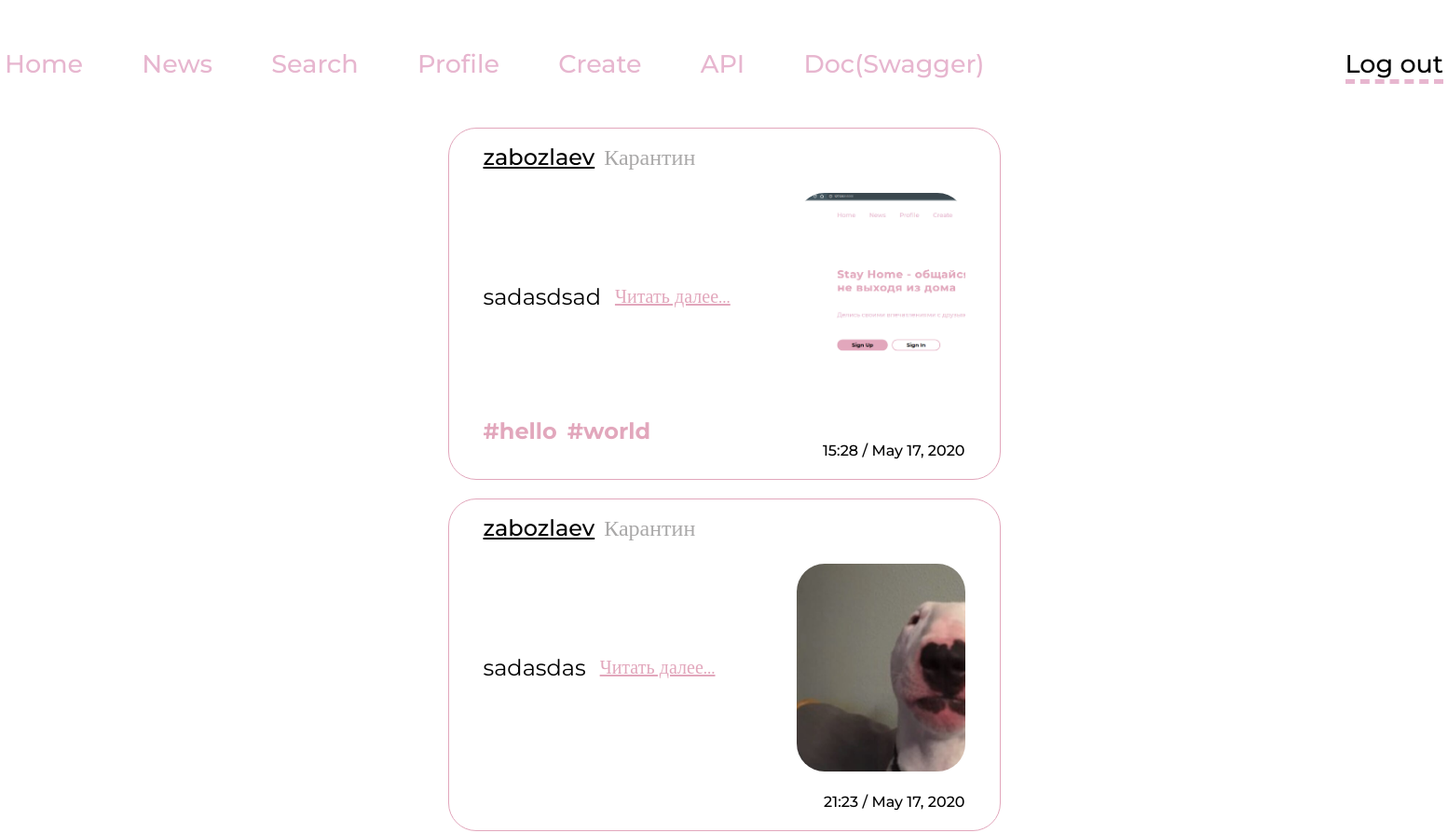
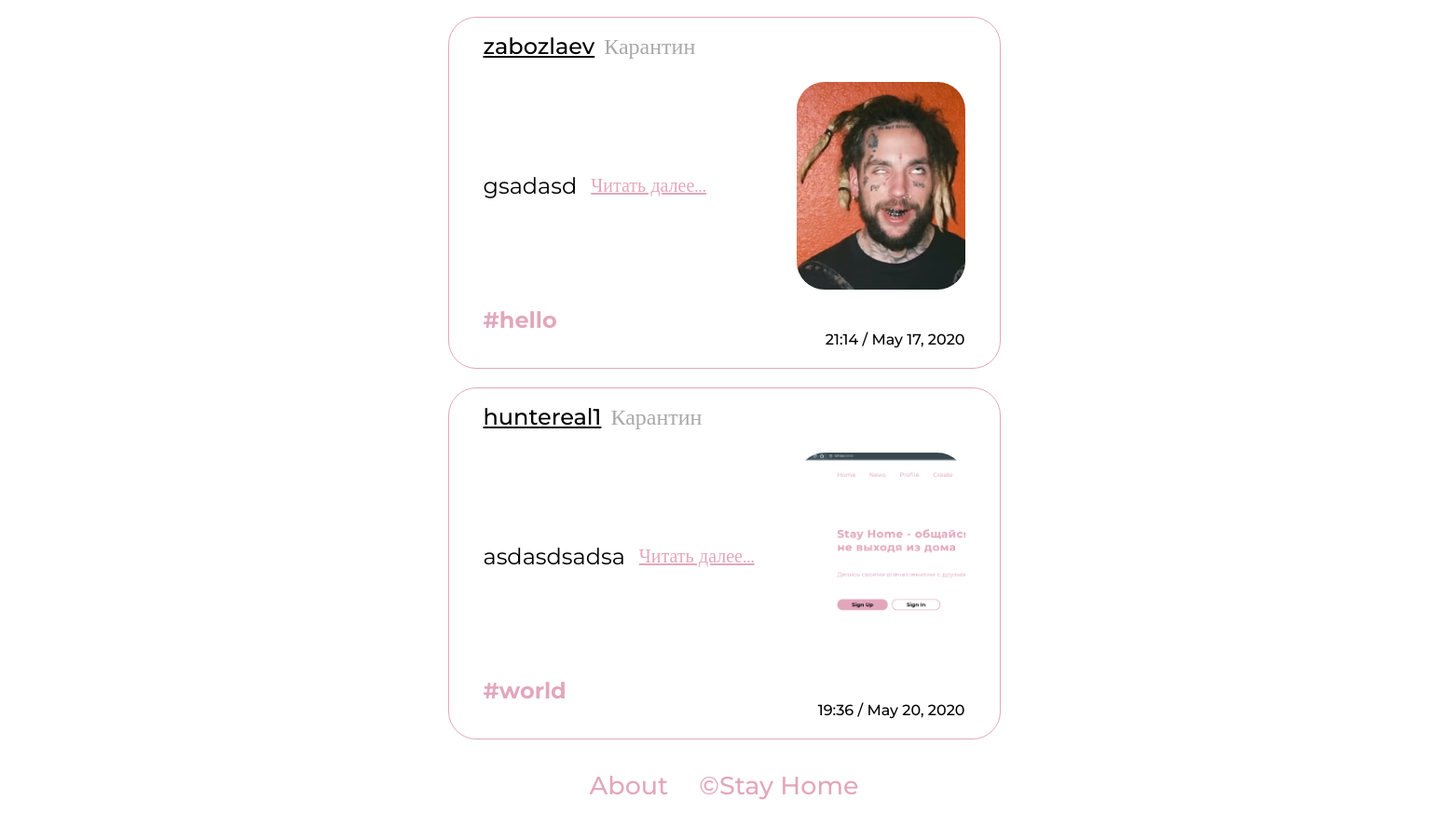
Page /saved (signed in) on the committed database (2 pictures, top to bottom).
### posts/models.py (models this page shows, shortened)
class SavedPosts(models.Model):
    author = models.ForeignKey(User, on_delete=models.CASCADE)
    post = models.ForeignKey(Post, on_delete=models.CASCADE)
    created_date = models.DateTimeField(auto_now_add=True)

class Post(models.Model):
    author = models.ForeignKey(User, on_delete=models.CASCADE)
    title = models.CharField(max_length=50)
    content = models.TextField()
    slug = models.SlugField()
    created_date = models.DateTimeField(auto_now_add=True)
    article_image = models.ImageField(blank=True)
    category = models.ForeignKey(Category, on_delete=models.CASCADE)
    tags = models.ManyToManyField(Tag)

class Category(models.Model):
    name = models.CharField(max_length=50)
    def __str__(self):
        return self.name

class Tag(models.Model):
    name = models.CharField(max_length=50, unique=True)
    def __str__(self):
        return self.name

### posts/views.py (the view)
# urls.py: path('saved', SavedView.as_view()),
class SavedView(LoginRequiredMixin, ListView):
    model = SavedPosts
    paginate_by = 4
    template_name = 'posts/saved.html'
    ordering = ['-post.created_date']
    def get_queryset(self):
        return SavedPosts.objects.filter(author=self.request.user)

### posts/templates/posts/saved.html (shortened to what this page needs)
{% extends 'base.html' %}
{% block content %}
    <div class="container">
        <div class="saved">
            <div class="saved-content">
                {% for data in object_list %}
                    <div class="post post_news">
                        <div class="post-header">
                            <a class="post__title" href="/profile?user_id={{ data.post.author_id }}">{{ data.post.author.username }}</a>
                            <span class="post__category">{{ data.post.category }}</span>
                        </div>
                        <div class="post__content">
                            <p class="post__content-text">{{ data.post.content|truncatechars:100 }} <a href="/news/{{ data.post.pk }}"
                                                                                                  class="post__link">Читать далее...</a></p>
                            {% if data.post.article_image  %}
                                <div class="post__content-image" style="background-image: url({{  data.post.article_image.url }})"></div>
                            {% endif %}
                        </div>
                        <div class="post__tags">
                                {% for tag in data.post.tags.all %}
                                    <span class="post__tag">
                                        #{{ tag }}
                                    </span>
                                {% endfor %}
                        </div>
                        <time class="post__date">{{ data.post.created_date|date:"H:i / M d, Y" }}</time>
                    </div>
                {% endfor %}
            </div>
        </div>
    </div>
{% endblock %}

### static/css/nav.css (style rules this page uses)
body { font-family: 'Montserrat'; }

### static/css/main.css (style rules this page uses)
* { box-sizing: border-box; }
html { display: flex; flex-direction: column; }
body { display: flex; flex-direction: column; min-height: 100vh; }
.container { width: 1544px; margin: 0 auto; }

### static/css/post.css (style rules this page uses)
.post { width: 593px; padding: 20px 37px; border: 1px solid #E2A7BC; box-sizing: border-box; border-radius: 30px; display: flex; flex-direction: column; }
.post:not(:last-of-type) { margin-bottom: 20px; }
.post__title { margin-bottom: 28px; font-style: normal; font-weight: 500; font-size: 24px; line-height: 21px; color: #000000; margin-right: 10px; }
.post__content { display: flex; flex-wrap: nowrap; justify-content: space-between; margin-bottom: 22px; }
.post__content-text { font-style: normal; font-weight: normal; font-size: 24px; line-height: 21px; max-width: 312px; display: flex; align-items: center; color: #000000; }
.post__date { text-align: right; font-weight: 500; font-size: 16px; line-height: 21px; color: #000000; }
.post__content-image { width: 181px; height: 223px; border-radius: 30px; background-size: cover; background-repeat: no-repeat; }
.post-header { display: flex; align-items: baseline; font-weight: 500; font-size: 24px; line-height: 21px; color: #A9A8A8; }
.post__tags { display: flex; flex-wrap: nowrap; }
.post__tag { font-weight: bold; font-size: 24px; line-height: 21px; display: flex; align-items: center; color: #E2A7BC; }
.post__tag:not(:last-of-type) { margin-right: 11px; }
.post__link { margin-left: 15px; font-weight: normal; font-size: 20px; line-height: 21px; max-width: 312px; color: #E2A7BC; }

### static/css/news.css (style rules this page uses)
.post_news:last-of-type { margin-bottom: 20px; }

### static/css/saved.css (style rules this page uses)
.saved { display: flex; justify-content: center; }
.saved-content { justify-self: center; }

### rows in the picture
SavedPosts: post.author.username "zabozlaev", post.category "Карантин", post.content "sadasdsad", post.article_image (picture), post.created_date "15:28 / May 17, 2020"
Tag: name "hello"
Tag: name "world"
SavedPosts: post.author.username "zabozlaev", post.category "Карантин", post.content "sadasdas", post.article_image (picture), post.created_date "21:23 / May 17, 2020"
SavedPosts: post.author.username "zabozlaev", post.category "Карантин", post.content "gsadasd", post.article_image (picture), post.created_date "21:14 / May 17, 2020"
SavedPosts: post.author.username "huntereal1", post.category "Карантин", post.content "asdasdsadsa", post.article_image (picture), post.created_date "19:36 / May 20, 2020"
